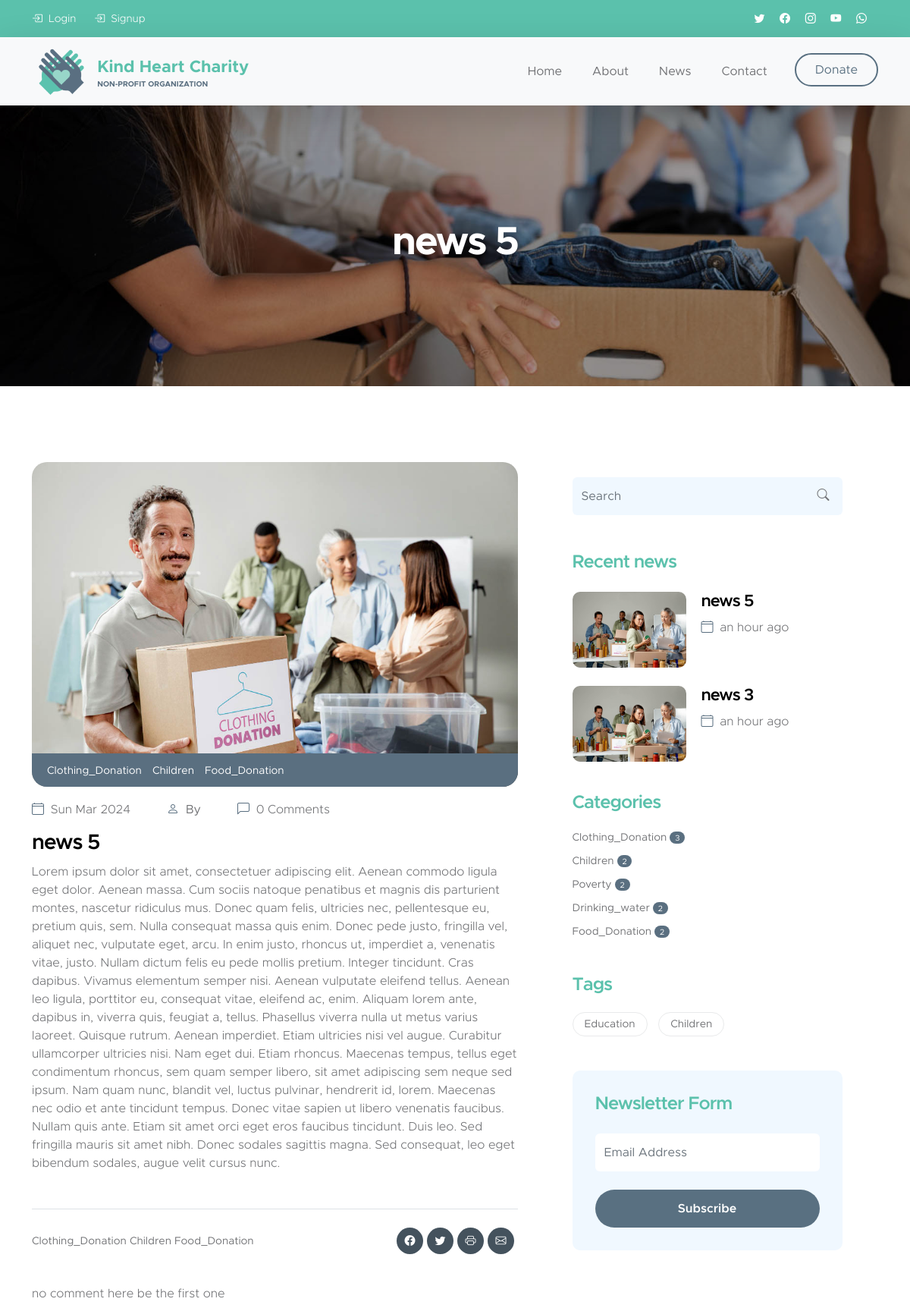
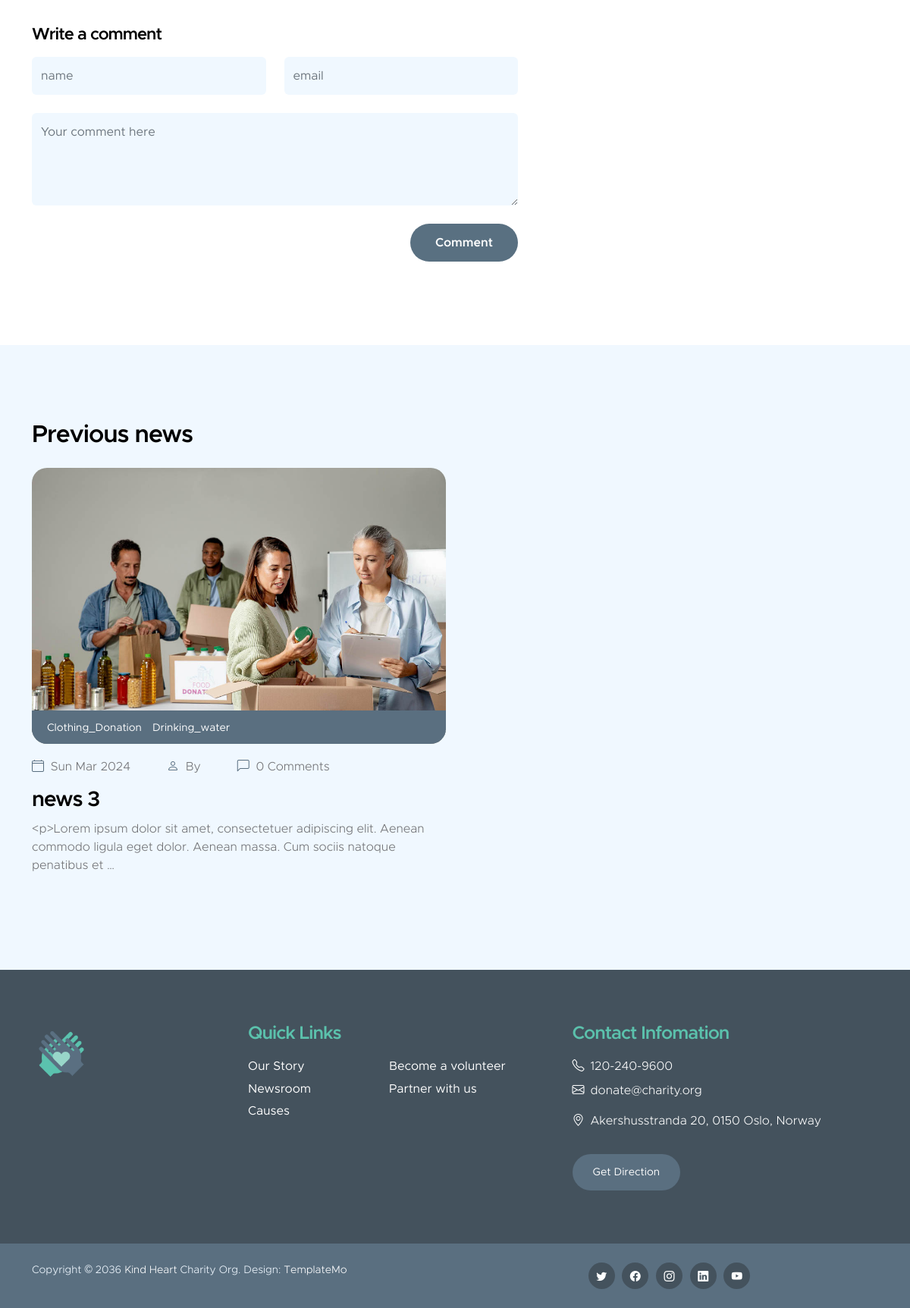
/news/5, run on the app's committed database (2 pictures, top to bottom).
### news/models.py (models this page shows, shortened)
class News(models.Model):
    author = models.ForeignKey(User,on_delete=models.SET_NULL,null=True)
    title = models.CharField(max_length=255)
    content = models.TextField()
    views = models.IntegerField(default=0)
    image = models.ImageField(upload_to='news/',default='news/default.jpg')
    category = models.ManyToManyField(Category)
    status = models.BooleanField(default=False)
    login_require = models.BooleanField(default=False)
    tags = TaggableManager()
    created_date = models.DateTimeField(auto_now_add=True)
    updated_date = models.DateTimeField(auto_now=True)
    published_date = models.DateTimeField(null=True)

class Category(models.Model):
    name = models.CharField(max_length=225)
    def __str__(self):
        return self.name

### news/views.py (the view, shortened to what this page needs)
# urls.py: path('<int:nid>',news_detail,name='news_detail'),
def news_detail(request,nid=None):
    news = get_object_or_404(News,pk=nid)
    newss = News.objects.filter(status=1).order_by('published_date')
    comments = Comments.objects.filter(news=news.id,approved=True).order_by('created_date')
    form = CommentForm()
    if news.login_require == True and not request.user.is_authenticated:
        return HttpResponseRedirect(reverse('accounts:login'))
    i = 0
    while newss[i].id != nid:
        i += 1
    if i == 0:
        next_news = News.objects.get(pk=newss[i+1].id)
    elif i == len(newss) - 1:
        prev_news = News.objects.get(pk=newss[i-1].id)
    else:
        prev_news = News.objects.get(pk=newss[i-1].id)
        next_news = News.objects.get(pk=newss[i+1].id)
    if news:
        news.views = news.views + 1
        news.save()
    print(news.id)
    context = {'news': news,
               'comments': comments,
               'form': form,
            }
    if i == 0:
        context['next_news'] = next_news
    elif i == len(newss) - 1:
        context['prev_news'] = prev_news
    else:
        context['next_news'] = next_news
        context['prev_news'] = prev_news
    return render(request,'news/news-detail.html',context)

### templates/news/news-detail.html (shortened to what this page needs)
{% extends 'base.html' %}
{% load static %}
{% load news_tags %}
        {% block content %}
        <main>
            <section class="news-detail-header-section text-center">
                <div class="section-overlay"></div>
                <div class="container">
                    <div class="row">
                        <div class="col-lg-12 col-12">
                            <h1 class="text-white">{{ news.title }}</h1>
                        </div>
                    </div>
                </div>
            </section>
            <section class="news-section section-padding">
                <div class="container">
                    <div class="row">
                        <div class="col-lg-7 col-12">
                            <div class="news-block">
                                <div class="news-block-top">
                                    <img src="{% static 'images/news/medium-shot-volunteers-with-clothing-donations.jpg' %}" class="news-image img-fluid" alt="">
                                    <div class="news-category-block">
                                        {% for cat in news.category.all %}
                                        <a href="{% url 'news:category' cat_name=cat.name %}" class="category-block-link">
                                            {{ cat.name }}
                                        </a>
                                        {% endfor %}
                                    </div>
                                </div>
                                <div class="news-block-info">
                                    <div class="d-flex mt-2">
                                    <div class="news-block-date">
                                        <p>
                                            <i class="bi-calendar4 custom-icon me-1"></i>
                                            {{ news.published_date|date:"D M Y" }}
                                        </p>
                                    </div>
                                    {% if news.author != null %}
                                    <div class="news-block-author mx-5">
                                        <a href="{% url 'news:author' author_username=news.author.username %}">
                                            <i class="bi-person custom-icon me-1"></i>
                                            By {{ news.author.get_full_name }}
                                        </a>
                                    </div>
                                    {% else %}
                                    <div class="news-block-author mx-5">
                                    </div>
                                    {% endif %}
                                    <div class="news-block-comment">
                                        <p>
                                            <i class="bi-chat-left custom-icon me-1"></i>
                                            {{ comments|length }} Comments
                                        </p>
                                    </div>
                                </div>
                                <div class="news-block-title mb-2">
                                    <h4>{{ news.title }}</h4>
                                </div>
                                    <div class="news-block-body">
                                        {{ news.content|safe|escape }}
                                    </div>
                                    <div class="social-share border-top mt-5 py-4 d-flex flex-wrap align-items-center">
                                        <div class="tags-block me-auto">
                                            {% for cat in news.category.all %}
                                            <a href="#" class="category-block-link">
                                                {{ cat.name }}
                                            </a>
                                            {% endfor %}
                                        </div>
                                        <div class="d-flex">
                                            <a href="#" class="social-icon-link bi-facebook"></a>
                                            <a href="#" class="social-icon-link bi-twitter"></a>
                                            <a href="#" class="social-icon-link bi-printer"></a>
                                            <a href="#" class="social-icon-link bi-envelope"></a>
                                        </div>
                                    </div>
                                    <div class="author-comment d-flex mt-3 mb-4">
                                        {% for comment in comments %}
                                            <img src="{% static 'images/avatar/studio-portrait-emotional-happy-funny.jpg' %}" class="img-fluid avatar-image" alt="">
                                            <div class="author-comment-info ms-3">
                                                <h6 class="mb-1">{{ comment.name }}</h6>
                                                <p class="mb-0">
                                                    {{ comment.message }}
                                                </p>
                                            </div>
                                            {% empty %}
                                            <p>no comment here be the first one</p>
                                        {% endfor %}
                                    </div>
                                    <form class="custom-form comment-form mt-4" action="{% url 'news:news_detail' nid=news.id %}" method="post" role="form">
                                        <h6 class="mb-3">Write a comment</h6>
                                        {% if request.user.is_authenticated %}
                                            <input type="hidden" name="name" value="{{ request.user.first_name }}"/>
                                            <input type="hidden" name="email" value="{{ request.user.email }}"/>
                                        {% else %}
                                            <div class="row">
                                                <div class="col-md-6"><input placeholder="name" name="name" class="form-control"/></div>
                                                <div class="col-md-6"><input type="email" name="email" id="email" pattern="[^ @]*@[^ @]*" class="form-control" placeholder="email" required></div>
                                            </div>
                                        {% endif %}
                                        <div class="row">
                                            <div class="col-md-12">
                                                <textarea name="message" rows="4" class="form-control" placeholder="Your comment here"></textarea>
                                            </div>
                                            <div class="col-lg-3 col-md-4 col-6 ms-auto">
                                                <button href="#" type="submit" class="form-control">Comment</button>
                                            </div>
                                        </div>
                                    </form>
                                </div>
                            </div>
                        </div>
                        <div class="col-lg-4 col-12 mx-auto mt-4 mt-lg-0">
                            <form class="custom-form search-form" action="#" method="post" role="form">
                                <input class="form-control" type="search" placeholder="Search" aria-label="Search">
                                <button type="submit" class="form-control">
                                    <i class="bi-search"></i>
                                </button>
                            </form>
                            {% recent_news %}
                            {% newsCategories %}
                            {% include 'news/news-tags.html' %}
                            {% include 'news/newsletter-form.html' %}
                        </div>
                    </div>
                </div>
            </section>
            <section class="news-section section-padding section-bg">
                <div class="container">
                    <div class="row">
                        {% if prev_news %}
                        <div class="col-lg-6 col-12">
                            <div class="d-block mb-4">
                                <h3>Previous news</h3>
                            </div>
                            <div class="news-block">
                                <div class="news-block-top">
                                    <a href="{% url 'news:news_detail' nid=prev_news.id %}">
                                        <img src="{{ prev_news.image.url }}" class="news-image img-fluid" alt="">
                                    </a>
                                    <div class="news-category-block">
                                        {% for cat in prev_news.category.all %}
                                        <a href="#" class="category-block-link">
                                            {{ cat.name }}
                                        </a>
                                        {% endfor %}
                                    </div>
                                </div>
                                    <div class="news-block-info">
                                        <div class="d-flex mt-2">
                                            <div class="news-block-date">
                                                <p>
                                                    <i class="bi-calendar4 custom-icon me-1"></i>
                                                    {{ prev_news.published_date|date:"D M Y" }}
                                                </p>
                                            </div>
                                            {% if prev_news.author != null %}
                                            <div class="news-block-author mx-5">
                                                <p>
                                                    <i class="bi-person custom-icon me-1"></i>
                                                    By {{ prev_news.author.get_full_name }}
                                                </p>
                                            </div>
                                            {% else %}
                                            <div class="news-block-author mx-5"></div>
                                            {% endif %}
                                            <div class="news-block-comment">
                                                <p>
                                                    <i class="bi-chat-left custom-icon me-1"></i>
                                                    {{ comments|length }} Comments
                                                </p>
                                            </div>
                                        </div>
                                        <div class="news-block-title mb-2">
                                            <h4><a href="{% url 'news:news_detail' nid=prev_news.id %}" class="news-block-title-link">{{ prev_news.title }}</a></h4>
                                        </div>
                                        <div class="news-block-body">
                                            <p>{{ prev_news.content|truncatewords:20 }}</p>
                                        </div>
                                    </div>
                                </div>
                            </div>
                        {% endif %}
                    </div>
                </div>
            </section>
        </main>
    </body>
</html>
{% endblock %}

### templates/news/recent-news.html
{% load static %}
{% load humanize %}
<h5 class="mt-5 mb-3">Recent news</h5>
{% for n in news %}
<div class="news-block news-block-two-col d-flex mt-4">
  <div class="news-block-two-col-image-wrap">
    <a href="{% url 'news:news_detail' nid=n.id %}">
      <img
        src="{{ n.image.url }}"
        class="news-image img-fluid"
        alt=""
      />
    </a>
  </div>
  <div class="news-block-two-col-info">
    <div class="news-block-title mb-2">
      <h6>
        <a href="{% url 'news:news_detail' nid=n.id %}" class="news-block-title-link"
          >{{ n.title }}</a
        >
      </h6>
    </div>
    <div class="news-block-date">
      <p>
        <i class="bi-calendar4 custom-icon me-1"></i>
        {{ n.published_date|naturaltime }}
      </p>
    </div>
  </div>
</div>
{% endfor %}

### templates/news/news-Categories.html
{% load static %}
<div class="category-block d-flex flex-column">
    <h5 class="mb-3">Categories</h5>
    {% for name,count in categories.items %}
    <a href="{% url 'news:category' cat_name=name %}" class="category-block-link">
        {{ name }}
        <span class="badge">{{ count }}</span>
    </a>
    {% endfor %}
</div>

### templates/news/news-tags.html
{% load static %}
<div class="tags-block">
    <h5 class="mb-3">Tags</h5>
    {% for tag in news.tags.all %}
        <a href="{% url 'news:tag' tag_name=tag.name %}"   class="tags-block-link">
        {{ tag.name }}
        </a>
    {% endfor %}
</div>

### data on the page
News: title "news 5", published_date "Sun Mar 2024", content "Lorem ipsum dolor sit amet, consectetuer adipiscing elit. Aenean commodo ligula eget dolor. Aenean massa. Cum sociis natoque penatibus et magnis dis parturient montes, nascetur ridiculus mus. Donec quam felis, ultricies nec, pellentesque eu, pretium quis, sem. Nulla consequat massa quis enim. Donec pede justo, fringilla vel, aliquet nec, vulputate eget, arcu. In enim justo, rhoncus ut, imperdiet a, venenatis vitae, justo. Nullam dictum felis eu pede mollis pretium. Integer tincidunt. Cras dapibus. Vivamus elementum semper nisi. Aenean vulputate eleifend tellus. Aenean leo ligula, porttitor eu, consequat vitae, eleifend ac, enim. Aliquam lorem ante, dapibus in, viverra quis, feugiat a,…", image (placeholder picture), published_date "an hour ago"
Category: name "Clothing_Donation", count "3"
Category: name "Children", count "2"
Category: name "Food_Donation", count "2"
News: image (placeholder picture), title "news 3", published_date "an hour ago", published_date "Sun Mar 2024", content "<p>Lorem ipsum dolor sit amet, consectetuer adipiscing elit. Aenean commodo ligula eget dolor. Aenean massa. Cum sociis natoque penatibus et …"
Category: name "Poverty", count "2"
Category: name "Drinking_water", count "2"
Tag: name "Education"
Tag: name "Children"

### other printed values
{{ comments|length }} "0"
